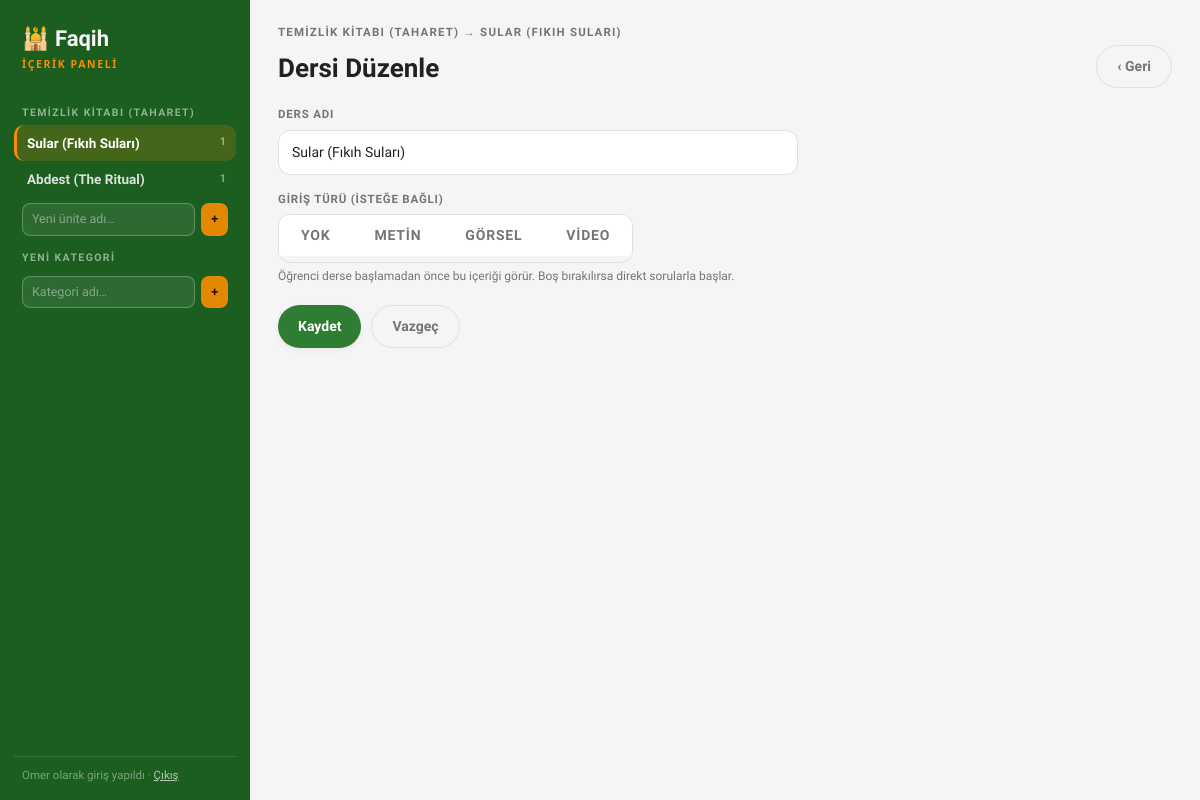
Page /panel/ders/1/duzenle/ (signed in) on the earlier database version.
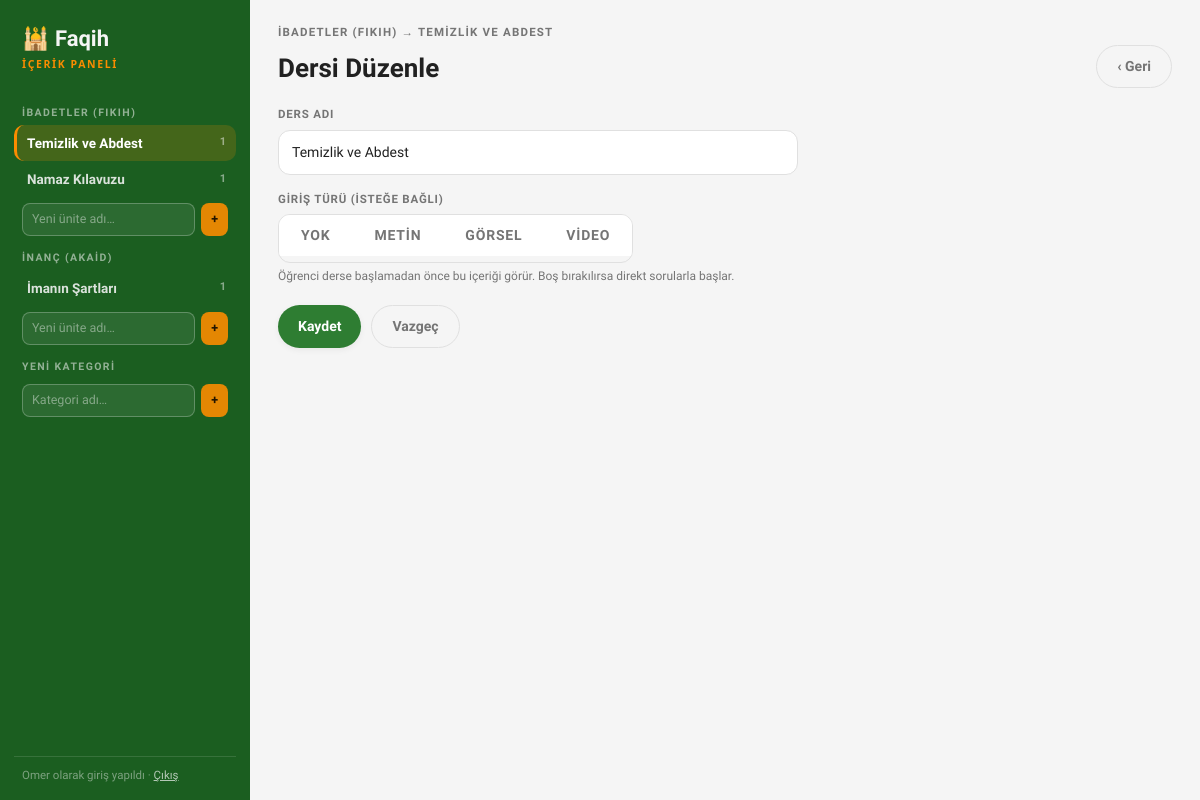
Same page on the later database version.
### content/models.py (models this page shows, shortened)
class Category(models.Model):
    title = models.CharField(max_length=200, verbose_name='Kategori Adı')
    class Meta:
        verbose_name        = 'Kategori'
        verbose_name_plural = 'Kategoriler'
        ordering            = ['id']

class Unit(models.Model):
    category = models.ForeignKey(
        Category, on_delete=models.CASCADE,
        related_name='units', verbose_name='Kategori'
    )
    title = models.CharField(max_length=200, verbose_name='Ünite Adı')
    class Meta:
        verbose_name        = 'Ünite'
        verbose_name_plural = 'Üniteler'
        ordering            = ['id']

class Lesson(models.Model):
    unit             = models.ForeignKey(
        Unit, on_delete=models.CASCADE,
        related_name='lessons', verbose_name='Ünite'
    )
    title            = models.CharField(max_length=200, verbose_name='Ders Adı')
    intro_kind       = models.CharField(
        max_length=10, choices=LESSON_INTRO_KINDS,
        default='none', verbose_name='Giriş Türü'
    )
    intro_text       = models.TextField(blank=True, verbose_name='Giriş Metni')
    intro_video_url  = models.URLField(blank=True, verbose_name='Giriş Videosu')
    intro_image_data = models.BinaryField(null=True, blank=True, editable=False)
    intro_image_mime = models.CharField(max_length=50, blank=True, default='')
    class Meta:
        verbose_name        = 'Ders'
        verbose_name_plural = 'Dersler'
        ordering            = ['id']

### panel/views.py (the view)
# urls.py: path('ders/<int:lesson_id>/duzenle/', views.lesson_edit, name='lesson_edit'),
@staff_member_required
def lesson_edit(request, lesson_id):
    lesson = get_object_or_404(Lesson, pk=lesson_id)
    errors = []
    if request.method == 'POST':
        errors, lesson = _save_lesson(request, lesson.unit, lesson)
        if not errors:
            messages.success(request, 'Ders kaydedildi ✓')
            return redirect('panel:lesson', lesson.id)
    ctx = _sidebar_context(lesson.unit, lesson)
    ctx.update({'unit': lesson.unit, 'lesson': lesson, 'errors': errors})
    return render(request, 'panel/lesson_form.html', ctx)

### panel/views.py (called while the page is built)
def _sidebar_context(selected_unit=None, selected_lesson=None):
    return {
        'categories': Category.objects.prefetch_related('units__lessons__exercises'),
        'selected_unit': selected_unit,
        'selected_lesson': selected_lesson,
    }

### panel/templates/panel/lesson_form.html (shortened to what this page needs)
{% extends "panel/base.html" %}
{% block main %}
  <div class="crumb">{{ unit.category.title }} → {{ unit.title }}</div>
  <div class="main-head">
    <div>
      <h1>{% if lesson %}Dersi Düzenle{% else %}Yeni Ders{% endif %}</h1>
    </div>
    <a class="btn btn-ghost" href="{% url 'panel:unit' unit.id %}">‹ Geri</a>
  </div>
  <form class="form" method="post" enctype="multipart/form-data" style="max-width:520px">
    <div class="field">
      <label for="f-title">Ders adı</label>
      <input type="text" id="f-title" name="title" value="{{ lesson.title|default:'' }}" required
        placeholder="Örn: Namazın Farzları">
    </div>
    <div class="field">
      <label>Giriş türü (isteğe bağlı)</label>
      <div class="seg">
        <label>
          <span>Yok</span>
        </label>
        <label>
          <span>Metin</span>
        </label>
        <label>
          <span>Görsel</span>
        </label>
        <label>
          <span>Video</span>
        </label>
      </div>
      <div class="hint">Öğrenci derse başlamadan önce bu içeriği görür. Boş bırakılırsa direkt sorularla başlar.</div>
    </div>
    <div class="form-acts">
      <button class="btn btn-green" type="submit">Kaydet</button>
      <a class="btn btn-ghost" href="{% url 'panel:unit' unit.id %}">Vazgeç</a>
    </div>
  </form>
{% endblock %}

### panel/templates/panel/base.html (shortened to what this page needs)
<!doctype html>
<html lang="tr">
<head>
</head>
<body>
<div class="app">
  <aside class="side">
    <div class="brand">🕌 Faqih<small>İçerik Paneli</small></div>
    <nav class="tree">
      {% for cat in categories %}
        <div class="cat-label">{{ cat.title }}</div>
        {% for u in cat.units.all %}
          <a class="unit-link {% if selected_unit and u.id == selected_unit.id %}sel{% endif %}" href="{% url 'panel:unit' u.id %}">
            <span>{{ u.title }}</span><span class="n">{{ u.lessons.count }}</span>
          </a>
        {% endfor %}
        <form class="side-form" method="post" action="{% url 'panel:add_unit' %}">
          <input type="text" name="title" placeholder="Yeni ünite adı…" required>
          <button type="submit" title="Ünite ekle">+</button>
        </form>
      {% endfor %}
      <div class="cat-label">Yeni kategori</div>
      <form class="side-form" method="post" action="{% url 'panel:add_category' %}">
        <input type="text" name="title" placeholder="Kategori adı…" required>
        <button type="submit" title="Kategori ekle">+</button>
      </form>
    </nav>
    <div class="side-foot">
      {{ request.user.username }} olarak giriş yapıldı · <a href="/admin/logout/">Çıkış</a>
    </div>
  </aside>
  <main class="main">
    {% block main %}{% endblock %}
  </main>
</div>
</body>
</html>

Differences in the rows shown:
removed Category: title "TEMIZLIK KITABI (TAHARET)"
removed Unit: title "Sular (Fıkıh Suları)", lessons.count "1", category "TEMIZLIK KITABI (TAHARET)", title "SULAR (FIKIH SULARI)"
removed Unit: title "Abdest (The Ritual)", lessons.count "1", shown under "TEMIZLIK KITABI (TAHARET)"
added Category: title "İBADETLER (FIKIH)"
added Unit: title "Temizlik ve Abdest", lessons.count "1", category "İBADETLER (FIKIH)", title "TEMIZLIK VE ABDEST"
added Unit: title "Namaz Kılavuzu", lessons.count "1", shown under "İBADETLER (FIKIH)"
added Category: title "İNANÇ (AKAID)"
added Unit: title "İmanın Şartları", lessons.count "1", shown under "İNANÇ (AKAID)"
Other differences:
form field title: "Sular (Fıkıh Suları)" → "Temizlik ve Abdest"
